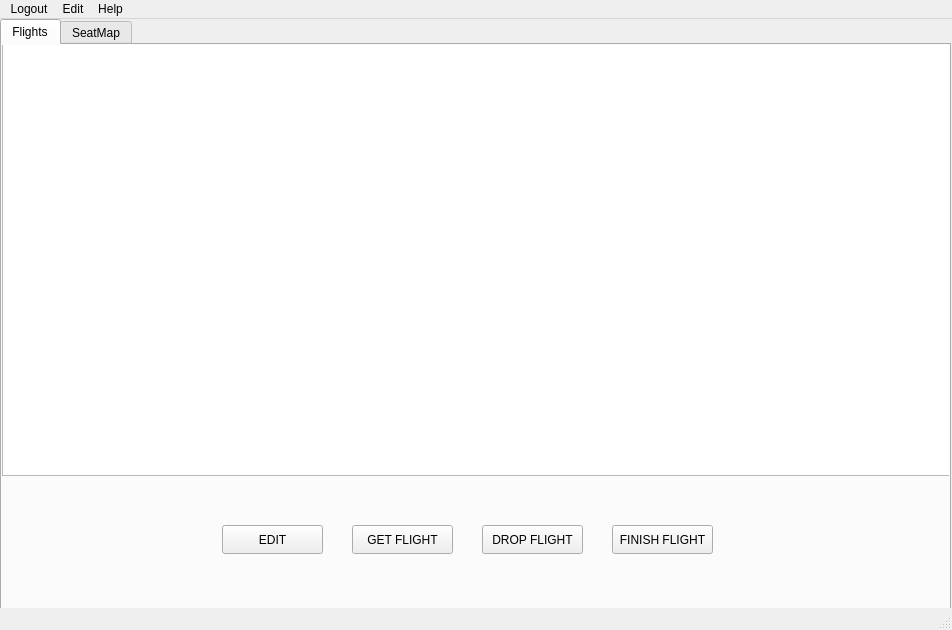
<?xml version="1.0" encoding="UTF-8"?>
<ui version="4.0">
 <class>MainWindow</class>
 <widget class="QMainWindow" name="MainWindow">
  <property name="geometry">
   <rect>
    <x>0</x>
    <y>0</y>
    <width>952</width>
    <height>630</height>
   </rect>
  </property>
  <property name="windowTitle">
   <string>MainWindow</string>
  </property>
  <widget class="QWidget" name="centralwidget">
   <widget class="QTabWidget" name="tabWidget">
    <property name="geometry">
     <rect>
      <x>0</x>
      <y>0</y>
      <width>951</width>
      <height>611</height>
     </rect>
    </property>
    <property name="currentIndex">
     <number>0</number>
    </property>
    <widget class="QWidget" name="flights_tab">
     <attribute name="title">
      <string>Flights</string>
     </attribute>
     <widget class="QTableView" name="tableView">
      <property name="geometry">
       <rect>
        <x>0</x>
        <y>-10</y>
        <width>951</width>
        <height>441</height>
       </rect>
      </property>
     </widget>
     <widget class="QPushButton" name="pushButton">
      <property name="geometry">
       <rect>
        <x>350</x>
        <y>480</y>
        <width>101</width>
        <height>29</height>
       </rect>
      </property>
      <property name="text">
       <string>GET FLIGHT</string>
      </property>
     </widget>
     <widget class="QPushButton" name="pushButton_2">
      <property name="geometry">
       <rect>
        <x>220</x>
        <y>480</y>
        <width>101</width>
        <height>29</height>
       </rect>
      </property>
      <property name="text">
       <string>EDIT</string>
      </property>
     </widget>
     <widget class="QPushButton" name="pushButton_3">
      <property name="geometry">
       <rect>
        <x>480</x>
        <y>480</y>
        <width>101</width>
        <height>29</height>
       </rect>
      </property>
      <property name="text">
       <string>DROP FLIGHT</string>
      </property>
     </widget>
     <widget class="QPushButton" name="pushButton_4">
      <property name="geometry">
       <rect>
        <x>610</x>
        <y>480</y>
        <width>101</width>
        <height>29</height>
       </rect>
      </property>
      <property name="text">
       <string>FINISH FLIGHT</string>
      </property>
     </widget>
    </widget>
    <widget class="QWidget" name="seatmap_tab">
     <attribute name="title">
      <string>SeatMap</string>
     </attribute>
     <widget class="QTabWidget" name="tabWidget_2">
      <property name="geometry">
       <rect>
        <x>0</x>
        <y>0</y>
        <width>511</width>
        <height>541</height>
       </rect>
      </property>
      <property name="currentIndex">
       <number>1</number>
      </property>
      <widget class="QWidget" name="seatmap_floor1">
       <attribute name="title">
        <string>Floor1</string>
       </attribute>
       <widget class="QTableView" name="tableView_2">
        <property name="geometry">
         <rect>
          <x>0</x>
          <y>0</y>
          <width>511</width>
          <height>511</height>
         </rect>
        </property>
       </widget>
      </widget>
      <widget class="QWidget" name="seatmap_floor2">
       <attribute name="title">
        <string>Floor2</string>
       </attribute>
       <widget class="QTableView" name="tableView_3">
        <property name="geometry">
         <rect>
          <x>0</x>
          <y>0</y>
          <width>511</width>
          <height>511</height>
         </rect>
        </property>
       </widget>
      </widget>
     </widget>
     <widget class="QListView" name="listView">
      <property name="geometry">
       <rect>
        <x>530</x>
        <y>0</y>
        <width>421</width>
        <height>541</height>
       </rect>
      </property>
     </widget>
    </widget>
   </widget>
  </widget>
  <widget class="QMenuBar" name="menubar">
   <property name="geometry">
    <rect>
     <x>0</x>
     <y>0</y>
     <width>952</width>
     <height>25</height>
    </rect>
   </property>
   <widget class="QMenu" name="menuHelp">
    <property name="title">
     <string>Help</string>
    </property>
    <addaction name="actionDataBase"/>
    <addaction name="actionInfromation"/>
   </widget>
   <widget class="QMenu" name="menuEdit">
    <property name="title">
     <string>Edit</string>
    </property>
    <widget class="QMenu" name="menuEmployee">
     <property name="title">
      <string>Employee</string>
     </property>
     <addaction name="actionEdit_Employees"/>
     <addaction name="actionEdit_Positions"/>
    </widget>
    <widget class="QMenu" name="menuAirplane">
     <property name="title">
      <string>Airplane</string>
     </property>
     <addaction name="actionAdd_Airplane_2"/>
     <addaction name="actionEdit_Airplane"/>
     <addaction name="separator"/>
     <addaction name="actionSeat_Map"/>
     <addaction name="actionSeat_Types"/>
    </widget>
    <widget class="QMenu" name="menuFlight">
     <property name="title">
      <string>Flight</string>
     </property>
    </widget>
    <widget class="QMenu" name="menuBaggage">
     <property name="title">
      <string>Baggage</string>
     </property>
     <addaction name="actionEdit_Types"/>
     <addaction name="actionEdit_Prices"/>
    </widget>
    <widget class="QMenu" name="menuAirports">
     <property name="title">
      <string>Airports</string>
     </property>
     <addaction name="actionAirports_2"/>
     <addaction name="actionTerminals"/>
     <addaction name="actionGates"/>
    </widget>
    <addaction name="menuEmployee"/>
    <addaction name="menuFlight"/>
    <addaction name="menuBaggage"/>
    <addaction name="separator"/>
    <addaction name="menuAirplane"/>
    <addaction name="actionAirplane_Companies"/>
    <addaction name="separator"/>
    <addaction name="actionAdd_Country"/>
    <addaction name="menuAirports"/>
   </widget>
   <widget class="QMenu" name="menuLogout">
    <property name="title">
     <string>Logout</string>
    </property>
   </widget>
   <addaction name="menuLogout"/>
   <addaction name="menuEdit"/>
   <addaction name="menuHelp"/>
  </widget>
  <widget class="QStatusBar" name="statusbar"/>
  <action name="actionDataBase">
   <property name="text">
    <string>DataBase</string>
   </property>
  </action>
  <action name="actionAddFlight">
   <property name="text">
    <string>Add Flight</string>
   </property>
  </action>
  <action name="actionEdit_Employee_Password">
   <property name="text">
    <string>Change Employee Password</string>
   </property>
  </action>
  <action name="actionAdd_Employee_Positions">
   <property name="text">
    <string>Add EmployeePosition</string>
   </property>
  </action>
  <action name="actionEdit_Employee">
   <property name="text">
    <string>Edit Employee</string>
   </property>
  </action>
  <action name="actionAdd_Airplane_2">
   <property name="text">
    <string>Airplane</string>
   </property>
  </action>
  <action name="actionEdit_Airplane">
   <property name="text">
    <string>Airplane Type</string>
   </property>
  </action>
  <action name="actionAdd_Flight">
   <property name="text">
    <string>Add Flight</string>
   </property>
  </action>
  <action name="actionEdit_Flight_2">
   <property name="text">
    <string>Edit Flight</string>
   </property>
  </action>
  <action name="actionAdd_Employee">
   <property name="text">
    <string>Add Employee</string>
   </property>
  </action>
  <action name="actionEdit_Employee_2">
   <property name="text">
    <string>Edit Employee</string>
   </property>
  </action>
  <action name="actionInfromation">
   <property name="text">
    <string>Infromation</string>
   </property>
  </action>
  <action name="actionSeat_Map">
   <property name="text">
    <string>Seat Map</string>
   </property>
  </action>
  <action name="actionSeat_Types">
   <property name="text">
    <string>Seat Types</string>
   </property>
  </action>
  <action name="actionEdit_Employees">
   <property name="text">
    <string>Edit Employees</string>
   </property>
  </action>
  <action name="actionEdit_Positions">
   <property name="text">
    <string>Edit Positions</string>
   </property>
  </action>
  <action name="actionEdit_Types">
   <property name="text">
    <string>Edit Types</string>
   </property>
  </action>
  <action name="actionEdit_Prices">
   <property name="text">
    <string>Edit Prices</string>
   </property>
  </action>
  <action name="actionAdd_Country">
   <property name="text">
    <string>Add Country</string>
   </property>
  </action>
  <action name="actionAirports_2">
   <property name="text">
    <string>Airports</string>
   </property>
  </action>
  <action name="actionTerminals">
   <property name="text">
    <string>Terminals</string>
   </property>
  </action>
  <action name="actionGates">
   <property name="text">
    <string>Gates</string>
   </property>
  </action>
  <action name="actionAirplane_Companies">
   <property name="text">
    <string>Airplane Companies</string>
   </property>
  </action>
  <action name="actionLogout">
   <property name="text">
    <string>Logout</string>
   </property>
  </action>
 </widget>
 <resources/>
 <connections/>
</ui>
